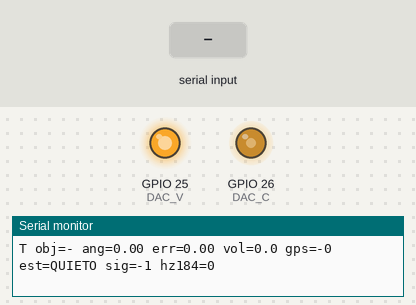
A sketch run on a simulated ESP32. Shown: output pins drawn as LEDs (lit = HIGH), the last lines printed to the serial monitor. Inputs (shaded band) come from the test bench. No CAN messages arrive unless stated.

Above: at 1.2 s.
1.3 s: "P90\n" received over Serial
At 2.0 s:
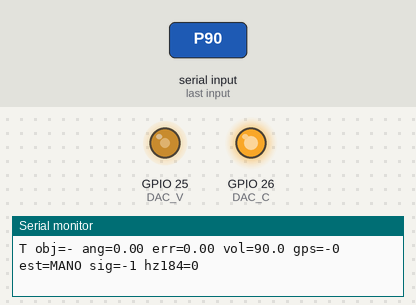
2.8 s: "p\n" received over Serial
At 3.2 s:
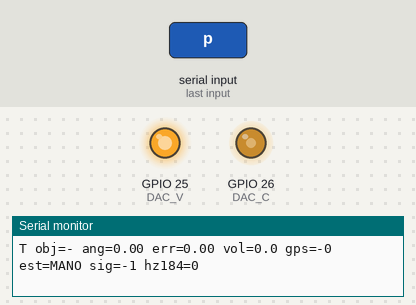
Timing chart, 0 to 5.8 s (numbered marks = the images above; inputs shaded):
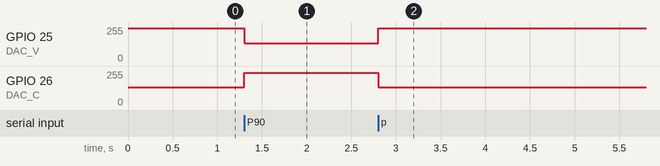

Measured:
- after the input at 1.3 s, GPIO 25 (DAC_V): 244/255 → 133/255 at once; GPIO 26 (DAC_C): 132/255 → 243/255 at once
- after the input at 2.8 s, GPIO 25 (DAC_V): 133/255 → 244/255 at once; GPIO 26 (DAC_C): 243/255 → 132/255 at once

The sketch:

timon_lazo.ino
```cpp
/*
  timon_lazo.ino — el emulador del timón (emulador_timon.ino, calibrado 26-oct) con LAZO CERRADO
  sobre el ángulo real de la rueda, leído del bus. 23-nov-2026.

  QUÉ HACE
    Se le pide un ángulo de RUEDA en grados ("A30"). El ESP lee el ángulo real del 0x184 (nodo 4,
    bytes 2-3, int16, 0.01 grados, cero = rueda recta; campo/2026-11-23/resultados.md) y gira el
    volante emulado hasta que la rueda llega. No hace falta saber cuántas vueltas de volante hay de
    tope a tope: el lazo corrige solo.

  EL CAN SOLO ESCUCHA (TWAI_MODE_LISTEN_ONLY): no manda ni un bit, ni ACK. El timón no es CAN; el bus
  solo se lee para saber dónde está la rueda.

  HARDWARE: el de siempre del timón (DAC GPIO25 verde, GPIO26 café -> LM358 -> conector del nodo 4) MÁS
  la cadena CAN aislada al DB9 (GPIO22 TX, GPIO21 RX). GND del ESP = amarillo (el del timón).

  SERIE 115200, una orden por línea:
    A<grados>   objetivo de la rueda, lazo cerrado. Se recorta a [ANG_MIN, ANG_MAX]
    V<gps>      volante a mano, grados/s del volante (lazo abierto, para probar). V0 = quieto
    P<grados>   volante A MANO: posición absoluta del volante emulado (la ventana la manda al arrastrar el
                timón en pantalla, en pasos chicos). Cancela el objetivo
    X o 0       PARAR: volante quieto y sin objetivo
    S           invertir el sentido (si la rueda va al revés)
    K<kp>       ganancia (grados/s de volante por grado de error). Arranca en KP_INI
    M<gps>      velocidad máxima del volante. Arranca en RATE_MAX_INI
    .           latido
  WATCHDOG: 300 ms sin ninguna línea -> PARAR. La ventana (timon_lazo.py) manda '.' cada 50 ms.

  PARA SOLO, y lo dice con una línea "EV ...":
    · sin 0x184 por 300 ms (llave, CAN suelto)
    · SIGNO AL REVÉS: empujando, la rueda se movió > 1 grado para el otro lado (mandá S)
    · SIN RESPUESTA: 1.5 s empujando y la rueda se movió < 0.3 grados (tope, nodo 4 en falla)
  Cada 100 ms:  T obj=<g|-> ang=<g> err=<g> vol=<g> gps=<g> est=<...> sig=<+1|-1> hz184=<n>
*/
#include <math.h>
#include "driver/twai.h"

// ---- Timón: calibración del 26-oct (igual que emulador_timon.ino) ----
const float Vo = 2.47, Va = 1.98;
const float kV = 1.380, oV = 0.093;  // verde (GPIO25) · placa soldada, banco 27-nov
const float kC = 1.374, oC = 0.123;  // café  (GPIO26) · placa soldada, banco 27-nov
const int DAC_V = 25, DAC_C = 26;

// ---- CAN ----
#define PIN_TX GPIO_NUM_22
#define PIN_RX GPIO_NUM_21
const uint32_t ID_ANG = 0x184;

// ---- Lazo ----
const float ANG_MIN = -100.0f;       // topes medidos 23-nov: -103.2 / +80.6; se deja margen
const float ANG_MAX = 78.0f;
const float BANDA = 0.5f;            // grados: «llegó»
const float KP_INI = 30.0f;          // gps de volante por grado de error (rueda ~0.09 grados por grado de volante)
const float RATE_MAX_INI = 180.0f;   // gps de volante (~16 grados/s de rueda). Subir con M360 cuando el sentido este confirmado
const float RATE_MIN = 25.0f;        // gps mínimos mientras no llegó (para no quedarse a 0.6 grados)
const uint32_t WDOG_MS = 300, SIN184_MS = 300, SIGNO_MS = 400, STALL_MS = 1500;

float theta = 0;                     // rad, posición del volante emulado
float gps = 0;                       // grados/s del volante que se están aplicando
float kp = KP_INI, rateMax = RATE_MAX_INI;
int signo = -1;                      // medido 23-nov: volante + -> rueda - (con +1 las dos pruebas fueron al reves)
bool hayObj = false, manual = false;
float obj = 0, manualGps = 0;
float ang = NAN;                     // grados de rueda (0x184)
uint32_t tAng = 0, n184 = 0, hz184 = 0, tHz = 0;
uint32_t tLinea = 0, tEmpuje = 0;
float angEmpuje = 0;
int dirEmpuje = 0;
const char* est = "QUIETO";
unsigned long tPrev;
String buf;

int code(float vdac) { if (vdac < 0) vdac = 0; if (vdac > 3.3) vdac = 3.3; return (int)(vdac / 3.3 * 255.0 + 0.5); }
void sacar(float verde, float cafe) { dacWrite(DAC_V, code((verde - oV) / kV)); dacWrite(DAC_C, code((cafe - oC) / kC)); }

void parar(const char* porque, const char* estado) {
  hayObj = false; manual = false; gps = 0; dirEmpuje = 0; est = estado;
  if (porque) Serial.printf("EV %s -> volante quieto, sin objetivo\n", porque);
}

void orden(String s) {
  s.trim();
  if (!s.length()) return;
  char c = s[0];
  float v = s.substring(1).toFloat();
  if (c == '.') return;
  if (c == 'X' || c == 'x' || s == "0") { parar("PARAR pedido", "QUIETO"); return; }
  if (c == 'A' || c == 'a') {
    if (isnan(ang)) { Serial.println("EV no hay 0x184: no se puede ir a un angulo"); return; }
    obj = constrain(v, ANG_MIN, ANG_MAX); hayObj = true; manual = false; dirEmpuje = 0; est = "YENDO";
    if (obj != v) Serial.printf("EV objetivo %.1f recortado a %.1f (topes del equipo)\n", v, obj);
    else Serial.printf("EV objetivo %.1f\n", obj);
    return;
  }
  if (c == 'P' || c == 'p') {          // volante a mano: posición absoluta, como emulador_timon.ino
    float th = fmodf(v * PI / 180.0f, 6.28318f); if (th < 0) th += 6.28318f;
    theta = th; hayObj = false; manual = false; dirEmpuje = 0; est = "MANO";
    return;
  }
  if (c == 'V' || c == 'v') { manualGps = constrain(v, -rateMax, rateMax); manual = true; hayObj = false; dirEmpuje = 0; est = "MANUAL"; return; }
  if (c == 'S' || c == 's') { signo = -signo; parar(NULL, "QUIETO"); Serial.printf("EV signo invertido: ahora %+d\n", signo); return; }
  if (c == 'K' || c == 'k') { if (v > 0) kp = v; Serial.printf("EV kp=%.1f\n", kp); return; }
  if (c == 'M' || c == 'm') { if (v > 0) rateMax = v; Serial.printf("EV max=%.0f gps\n", rateMax); return; }
}

void leerCAN() {
  twai_message_t m;
  while (twai_receive(&m, 0) == ESP_OK) {
    if (m.identifier == ID_ANG && m.data_length_code >= 4) {
      int16_t raw = (int16_t)(m.data[2] | (m.data[3] << 8));
      ang = raw / 100.0f; tAng = millis(); n184++;
    }
  }
}

void setup() {
  Serial.begin(115200);
  sacar(Vo + Va, Vo);                  // punto válido del círculo (theta = 0), volante quieto
  twai_general_config_t g = TWAI_GENERAL_CONFIG_DEFAULT(PIN_TX, PIN_RX, TWAI_MODE_LISTEN_ONLY);
  g.rx_queue_len = 64;
  twai_timing_config_t t = TWAI_TIMING_CONFIG_250KBITS();
  twai_filter_config_t f = TWAI_FILTER_CONFIG_ACCEPT_ALL();
  bool can = twai_driver_install(&g, &t, &f) == ESP_OK && twai_start() == ESP_OK;
  tPrev = micros(); tLinea = millis();
  Serial.printf("EV timon_lazo listo · CAN %s (solo escucha) · topes %.0f / %.0f · kp %.0f · max %.0f gps\n",
                can ? "ok" : "FALLA", ANG_MIN, ANG_MAX, kp, rateMax);
}

void loop() {
  uint32_t ahora = millis();
  while (Serial.available()) {
    char c = Serial.read();
    if (c == '\n' || c == '\r') { if (buf.length()) { tLinea = ahora; orden(buf); buf = ""; } }
    else if (buf.length() < 30) buf += c;
  }
  leerCAN();
  if (ahora - tHz >= 1000) { hz184 = n184; n184 = 0; tHz = ahora; }

  bool activo = hayObj || manual;
  ahora = millis();                    // 23-nov: leerCAN() pone tAng DESPUÉS del millis() de arriba; con el
                                       // ahora viejo, ahora - tAng daba negativo (uint32 enorme) = falso SIN 0x184
  if (activo && (int32_t)(ahora - tLinea) > (int32_t)WDOG_MS) parar("WATCHDOG: sin lineas por serie", "QUIETO");
  if (hayObj && (isnan(ang) || (int32_t)(ahora - tAng) > (int32_t)SIN184_MS)) parar("SIN 0x184 (llave o CAN)", "SIN_184");

  // ---- el lazo ----
  float pedido = 0;                    // gps del volante, antes del signo
  if (hayObj) {
    float err = obj - ang;
    if (fabsf(err) < BANDA) { pedido = 0; est = "LLEGO"; dirEmpuje = 0; }
    else {
      pedido = constrain(kp * err, -rateMax, rateMax);
      if (fabsf(pedido) < RATE_MIN) pedido = pedido > 0 ? RATE_MIN : -RATE_MIN;
      est = "YENDO";
      int dir = pedido > 0 ? 1 : -1;   // hacia dónde tiene que ir la rueda
      if (dir != dirEmpuje) { dirEmpuje = dir; tEmpuje = ahora; angEmpuje = ang; }
      float avance = (ang - angEmpuje) * dirEmpuje;    // + = va bien
      if (ahora - tEmpuje > SIGNO_MS && avance < -1.0f) { parar("SIGNO AL REVES: la rueda va para el otro lado (manda S)", "SIGNO_MAL"); pedido = 0; }
      else if (ahora - tEmpuje > STALL_MS) {
        if (fabsf(avance) < 0.3f) { parar("SIN RESPUESTA: 1.5 s empujando y la rueda no se mueve", "SIN_RESP"); pedido = 0; }
        else { tEmpuje = ahora; angEmpuje = ang; }   // se movió: ventana nueva
      }
    }
  } else if (manual) pedido = manualGps;
  gps = pedido * signo;

  unsigned long tu = micros(); float dt = (tu - tPrev) / 1e6; tPrev = tu;
  theta += gps * (PI / 180.0f) * dt;
  if (theta > 6.28318f) theta -= 6.28318f;
  if (theta < 0) theta += 6.28318f;
  sacar(Vo + Va * cos(theta), Vo + Va * sin(theta));

  static uint32_t tp = 0;
  if (ahora - tp >= 100) {
    tp = ahora;
    char o[12]; if (hayObj) snprintf(o, sizeof o, "%.1f", obj); else strcpy(o, "-");
    Serial.printf("T obj=%s ang=%.2f err=%.2f vol=%.1f gps=%.0f est=%s sig=%+d hz184=%lu\n", o,
                  isnan(ang) ? 0.0f : ang, hayObj && !isnan(ang) ? obj - ang : 0.0f, theta * 57.2958f, gps,
                  est, signo, (unsigned long)hz184);
  }
  delayMicroseconds(500);
}
```
